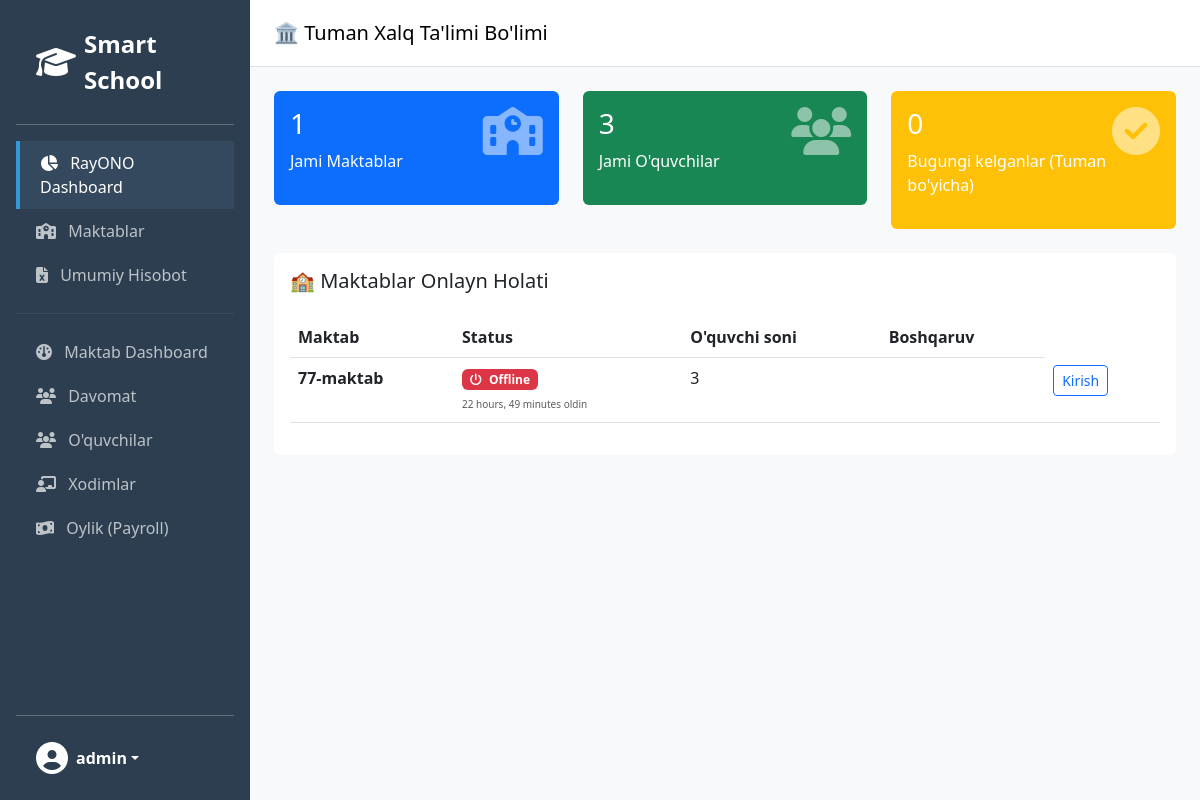
Before: / (signed in) with the older database file.
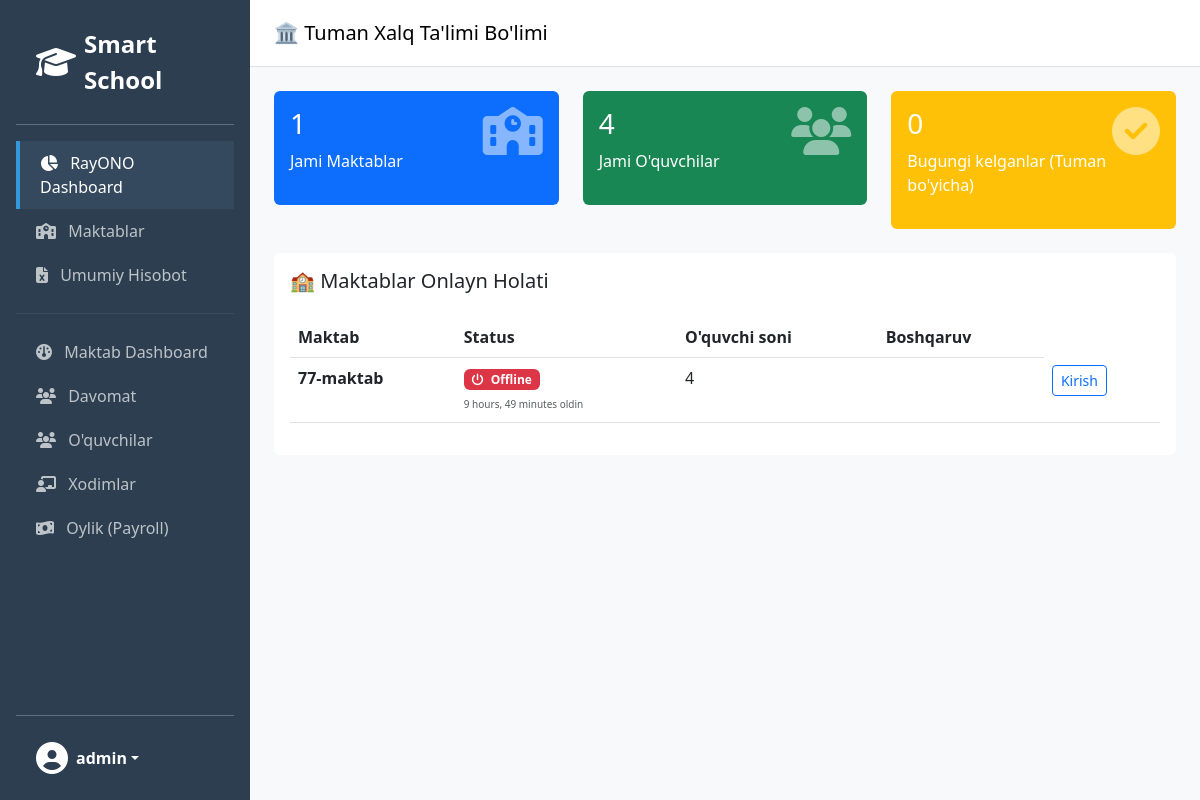
After: the same page with the newer database file.
### core/models.py (models this page shows, shortened)
class School(models.Model):
    name = models.CharField(max_length=255, verbose_name="Maktab nomi")
    api_key = models.UUIDField(default=uuid.uuid4, editable=False, unique=True)
    is_active = models.BooleanField(default=True)
    last_activity = models.DateTimeField(null=True, blank=True, verbose_name="Oxirgi aloqa")
    @property
    def is_online(self):
        if not self.last_activity:
            return False
        now = timezone.now()
        diff = now - self.last_activity
        return diff.total_seconds() < 600

### core/views.py (the view, shortened to what this page needs)
# urls.py: path('', views.dashboard, name='dashboard'),
@login_required
def dashboard(request):
    today = date.today()
    if request.user.is_superuser:
        total_schools = School.objects.filter(is_active=True).count()
        total_students = Student.objects.count()
        present_count = DailyAttendance.objects.filter(date=today).count()
        context = {
            'total_schools': total_schools,
            'total_students': total_students,
            'present_today': present_count,
            'schools': School.objects.all() # Jadval uchun
        }
        return render(request, 'dashboard/rayono.html', context)

### templates/dashboard/rayono.html
{% extends 'base.html' %} {% block title %}RayONO Dashboard{% endblock %}
{% block content %}
<div class="row mb-4">
  <div class="col-md-4">
    <div class="card bg-primary text-white p-3">
      <h3>{{ total_schools }}</h3>
      <p>Jami Maktablar</p>
      <i
        class="fa-solid fa-school position-absolute end-0 top-0 m-3 opacity-50 fa-3x"
      ></i>
    </div>
  </div>
  <div class="col-md-4">
    <div class="card bg-success text-white p-3">
      <h3>{{ total_students }}</h3>
      <p>Jami O'quvchilar</p>
      <i
        class="fa-solid fa-users position-absolute end-0 top-0 m-3 opacity-50 fa-3x"
      ></i>
    </div>
  </div>
  <div class="col-md-4">
    <div class="card bg-warning text-white p-3">
      <h3>{{ present_today }}</h3>
      <p>Bugungi kelganlar (Tuman bo'yicha)</p>
      <i
        class="fa-solid fa-check-circle position-absolute end-0 top-0 m-3 opacity-50 fa-3x"
      ></i>
    </div>
  </div>
</div>
<div class="card p-3">
  <h5>🏫 Maktablar Onlayn Holati</h5>
  <table class="table table-hover mt-3">
    <thead>
      <tr>
        <th>Maktab</th>
        <th>Status</th>
        <th>O'quvchi soni</th>
        <th>Boshqaruv</th>
      </tr>
    </thead>
<tbody>
                {% for s in schools %}
                <tr>
                    <td class="fw-bold">{{ s.name }}</td>
                    <td>
                        {% if s.is_online %}
                            <span class="badge bg-success">
                                <i class="fa-solid fa-wifi me-1"></i> Online
                            </span>
                        {% else %}
                            <span class="badge bg-danger">
                                <i class="fa-solid fa-power-off me-1"></i> Offline
                            </span>
                            <br>
                            <small class="text-muted" style="font-size: 10px;">
                                {% if s.last_activity %}
                                    {{ s.last_activity|timesince }} oldin
                                {% else %}
                                    Hech qachon
                                {% endif %}
                            </small>
                        {% endif %}
                    </td>
                    <td>{{ s.students.count }}</td>
                    <td>
                         </td>
                    <td>
                        <a href="#" class="btn btn-sm btn-outline-primary">Kirish</a>
                    </td>
                </tr>
                {% endfor %}
            </tbody>
  </table>
</div>
{% endblock %}

Changed rows visible on the page:
changed School "77-maktab": last_activity "22 hours, 49 minutes" → "9 hours, 49 minutes"; students.count "3" → "4"
Other visible differences:
{{ total_students }}: "3" → "4"
